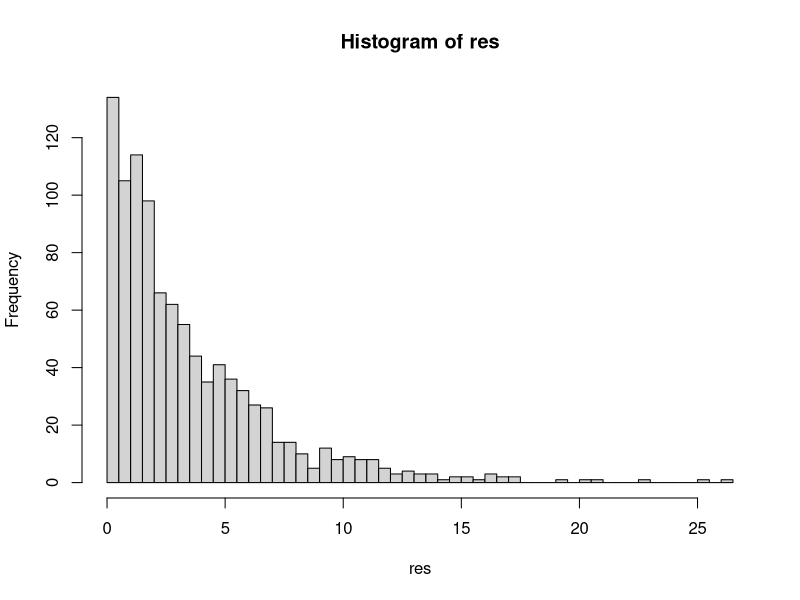

Write R code to recreate this figure.
## ---- chunk 1
knitr::opts_chunk$set(echo = TRUE)
## ---- chunk 2
rm(list=ls())
library(pracma)
# f <- function(x = 0) {
#   y <- dnorm(x)
#   return(y)
# }


u <- function(data, x) {
  i <- findInterval(x, data[, 4]) + 1
  return(data[i, 2] + (x - data[i, 1]) * data[i, 3])
  
}

l <- function(data, x) {
  i <- findInterval(x, data[, 1])
  if(i == nrow(data) || i == 0) return(-Inf)
  return(((data[i + 1, 1] - x) * data[i, 2] + (x - data[i, 1]) * data[i + 1, 2]) / (data[i + 1, 1] - data[i, 1]))
}
#min=-Inf
get_sample <- function(f=dnorm,y,hp,zt, min){
  z=c(min,zt)
  
  # make sure hp has no 0, otherwise will be mistakes
  intgration <- f(y)/hp*exp(-hp*y)*(exp(hp*tail(z,-1))-exp(hp*head(z,-1)))

  intgration <- c(0, intgration)
  tot=sum(intgration)
  cumint <- cumsum(intgration)/tot
  t <- runif(1)
  index <- findInterval(t,cumint)
  
  s <- log((t-cumint[index])*tot*exp(hp[index]*y[index])*hp[index]/f(y[index])+exp(hp[index]*z[index]))/hp[index]
  return(s)
}


h <- function(f,x = 0) {
    t <- log(f(x))
    return(t)
  }
d <- function(f, x = 0) {
    return(fderiv(f, x, n = 1, method = "central")/f(x))
  }
test <- function(data,f,x){# the first return value is accept, the second is update or not.
    w=runif(1)
    if (w <= exp(l(data, x)-u(data, x))){
      return(c(TRUE, FALSE))
    }else if (w<= exp(h(f,x)-u(data, x))){
      return(c(TRUE, TRUE))
    }else{
      return(c(FALSE, TRUE))
    }
}
#test(data, f=dnorm, x=-3)

update_step <- function(data, f, x_star, min, max) {
    newrow <- c(x_star, h(f,x_star), d(f, x_star), 0) # the new row will be added
    pos <- findInterval(x_star, data[, 1])
    if (pos == length(data[, 1])) { # x_star is the largest number
      newrow[4] <- max
      data[pos, 4] <- (h(f,x_star) - h(f,data[pos, 1]) - x_star * d(f, x_star) + data[pos, 1] * d(f, data[pos, 1])) / (d(f, data[pos, 1]) - d(f, x_star))
    } else if (pos == 0) { # x_star is the smallest number
        newrow[4] <- (h(f, data[pos + 1, 1]) - h(f, x_star) - data[pos + 1, 1] * d(f, data[pos + 1, 1]) + x_star * d(f, x_star)) / (d(f, x_star) - d(f, data[pos + 1, 1]))
      } else { # x_star is not the smallest or the largest number
          newrow[4] <- (h(f, data[pos + 1, 1]) - h(f, x_star) - data[pos + 1, 1] * d(f, data[pos + 1, 1]) + x_star * d(f, x_star)) / (d(f, x_star) - d(f, data[pos + 1, 1]))
          data[pos, 4] <- (h(f,x_star) - h(f, data[pos, 1]) - x_star * d(f, x_star) + data[pos, 1] * d(f, data[pos, 1])) / (d(f, data[pos, 1]) - d(f, x_star))
          }
    data <- rbind(data, newrow[1:4])
    #order the data
    data <- data[order(data[, 1]), ]
    return(data)
}

#update_step(data, f=dnorm, x_star=0.75, min=-Inf, max=Inf)


initial<-function(formulas, min, max, xinit){
  xinit=sort(unique(xinit))
  invalue=1:(4*length(xinit))
  data <-matrix(invalue, nrow= length(xinit), ncol = 4)
  data[,1] <- xinit[order(xinit)]
  data[,2] <- h(formulas, data[,1])
  data[,3] <- d(formulas, data[,1])
  zt <- (tail(data[,2],-1)-head(data[,2],-1)-tail(data[,1],-1)*tail(data[,3],-1)+head(data[,1],-1)*head(data[,3],-1))/(head(data[,3],-1)-tail(data[,3],-1))
  
  data[,4]<-c(zt,max)
  return(data)
}

check_dist<-function(formulas=dnorm, nsamples=100, min=-Inf, max=Inf, xinit=c(-1.5,-0.2, 0.5, 1)) {
  formulas <- Vectorize(formulas)
  h<-function(x) return(log(formulas(x)))
  xinit=sort(unique(xinit))
  xinit=xinit[(xinit>min)&(xinit<max)]

    #if ture, Non-Concative
  dd <-function(x) return(-fderiv(h,x, n=2, method = "central"))
  opt<-nlm(dd,tail(xinit,1))
  # Secondary derivative large than 0 (or 1e-4) and within the boundary, treat it as non-log-cancave
  if(((-opt$minimum)>1e-4)&(opt$estimate<max)&(opt$estimate>min)){
    print("This function is not a log-concave function, this function doesn't work!")
    return(FALSE)
  }
  
  if(!sum(!(abs(fderiv(h, xinit, n = 2, method = "central"))<=1e-4))){
    
    if(!sum(!(abs(fderiv(h, xinit, n = 1, method = "central"))<1e-4))){
      #uniform distribution
      print("This is a probaly uniform distribution!")
      if(formulas(xinit)<=0){
        print("Density function must be positive!")
        return(FLASE)
      }
      if((max==Inf) | (min==-Inf)){
        print("Please reset the min or max, they must be limited values")
        return(FALSE)
      }
      return(runif(nsamples, min ,max))
      
    }else{
      # exponential distribution
      lamuda=fderiv(h, tail(xinit,1), n = 1, method = "central")
      if((min==-Inf)|(lamuda>0&max==Inf)){
        print("min should be finite, and max should be finite for a increasing exponential function!")
        return(FALSE)
      }
      w=runif(nsamples)
      res=log(exp(lamuda*min)+w*(exp(lamuda*max)-exp(lamuda*min)))/lamuda
      print("This is probaly an exponential distribution!")
      return(res)
    }
    
  }
  
  if((!is.vector(xinit))|(length(xinit)<2)){
    print("The starting points should be a vector with at least two elements WITHIN the Boundary!")
    return(FALSE)
  }
      # if unbounded, the first derivative should be postive and the last should be negative.
  if(((min==-Inf)&(fderiv(h, xinit[1], n = 1, method = "central")<=0))|((max==Inf)&(fderiv(h, tail(xinit,1), n = 1, method = "central")>=0))){
    print("Please reset the starting pointing to make sure some are uphill and some are downhill! ")
    return(FALSE)
  }
  # next step, continued as below
  return(TRUE)  
}

# f<-function(x) return(0)
# d <-check_dist(formulas=f, nsamples=100, min=0, max=3, xinit=c(-0.5,0.2, 0.8, 1.3))
# d
# is.numeric(d)
###############################################################################
ars <- function(formulas=dnorm, nsamples=100, min = -Inf, max = Inf, xinit=c(-1.5,-0.2, 0.5, 1)) {
  xinit=sort(unique(xinit))
  xinit=xinit[(xinit>min)&(xinit<max)]
  res=check_dist(formulas=formulas, nsamples=nsamples, min=min, max=max, xinit=xinit)
  if(is.numeric(res)){
    return(res)
  }
  if(res==FALSE){
    print("NO sampling result returned!")
    return(NULL)
  }
  data <- initial(formulas=formulas, min=min, max=max, xinit=xinit)
  #print(data)
  nsam=0
  result=rep(0, nsamples)
  while(nsam < nsamples){
    sam <- get_sample(f=formulas, y=data[,1],hp=data[,3],z=data[,4], min=min)
    accept<-test(data, f=formulas, sam)
    if(accept[1]){
      nsam=nsam+1
      result[nsam]=sam
    }
    if(accept[2]){
      data=update_step(data, f=formulas, x_star=sam, min=min, max=max)
    }
   #print(nsam)   
    
  }
  info<-paste0("Totally, ",length(data[,1]), " sampling poits need to be stored in the Matrix!" )
  print(info)
  return (result)
  
}

g<-function(x){
  return(exp(-0.3*x))
}

system.time({
  res=ars(formulas=g, nsamples=1000, min = 0, max = Inf, xinit=c(-1.4,0.2, 0.5, 3))
})

hist(res,breaks = 60)

